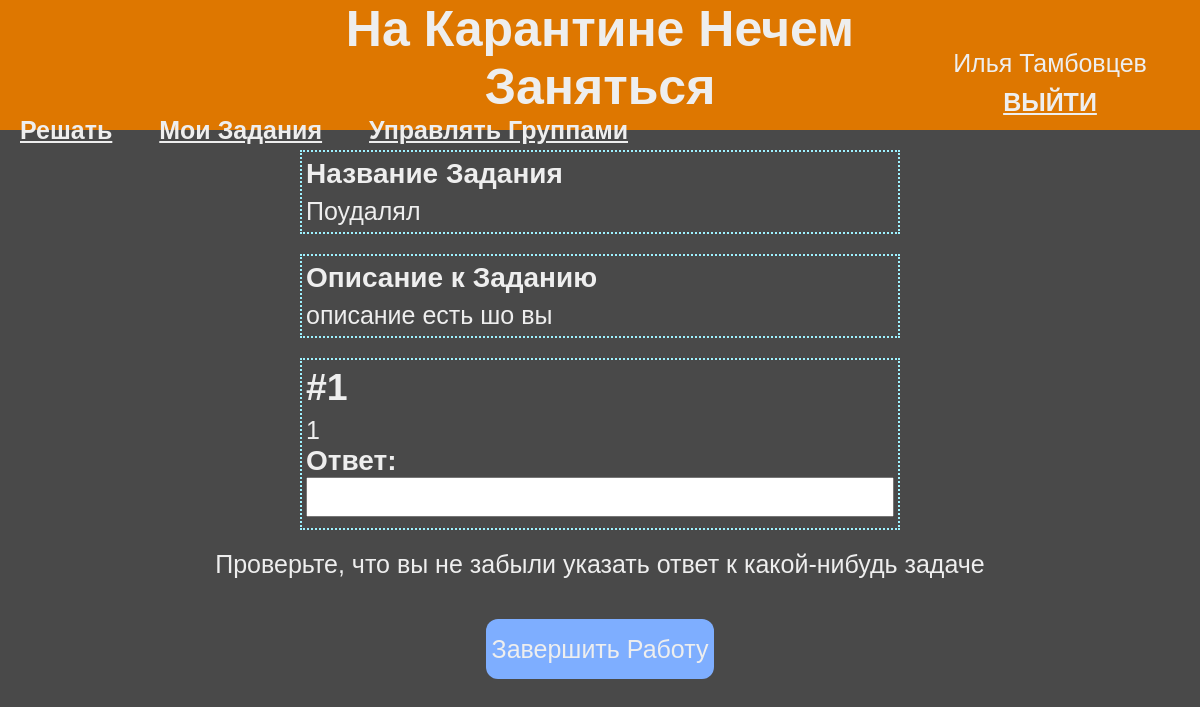
/solve/9 (signed in), run on the app's committed database.
### data/user.py (models this page shows, shortened)
class User(UserMixin, SerializerMixin, SqlAlchemyBase):
    __tablename__ = "users"
    id = sa.Column(sa.Integer,
                   primary_key=True,
                   autoincrement=True)
    name = sa.Column(sa.String)
    surname = sa.Column(sa.String)
    email = sa.Column(sa.String,
                      index=True,
                      unique=True)
    hashed_password = sa.Column(sa.String)
    tasks = sa.orm.relationship("Task",
                                backref="user",
                                lazy="subquery")
    solutions = sa.orm.relationship("Solution",
                                    backref="user",
                                    lazy="subquery")
    deadlines = sa.orm.relationship("Deadline",
                                    backref="user",
                                    lazy="subquery")
    @property
    def full_name(self):
        return " ".join([self.name, self.surname])

### data/task.py (models this page shows, shortened)
class Task(SqlAlchemyBase, SerializerMixin):
    __tablename__ = "tasks"
    id = sa.Column(sa.Integer,
                   primary_key=True,
                   autoincrement=True)
    name = sa.Column(sa.String, default="Задание Без Названия")
    created_time = sa.Column(sa.DateTime,
                             default=datetime.datetime.now)
    description = sa.Column(sa.String, default="""Описания нет :-( <br/>
                                                  Должно быть вы знаете, что делать""")
    user_id = sa.Column(sa.Integer, sa.ForeignKey("users.id"))
    deadlines = sa.orm.relationship("Deadline",
                                    backref="task",
                                    lazy="subquery")
    problems = sa.orm.relationship("Problem",
                                    backref="task",
                                    lazy="subquery")

### main.py (the view, shortened to what this page needs)
@app.route("/solve/<int:dl_id>", methods=["GET", "POST"])
def solve(dl_id):
    if request.method == "GET":
        sql = db.create_session()
        dl = sql.query(db.Deadline).get(dl_id)
        task = dl.task
        if task is None:
            return render_template("solve.html", problems=[], data=None)
        problems = []
        for p in task.problems:
            p_data = p.to_dict(only=("id", "text"))
            problems.append(p_data)
        data = task.to_dict(only=("description", "name"))
        sql.close()
        return render_template("solve.html", problems=problems, data=data)

### data/db_session.py (called while the page is built)
def create_session() -> Session:
    global __factory
    return __factory()

### main.py (called while the page is built)
@login_manager.user_loader
def load_user(user_id):
    sql = db.create_session()
    return sql.query(db.User).get(user_id)

### templates/solve.html (shortened to what this page needs)
{% extends "/j2/base.j2" %}
{% block head %}
<link rel="stylesheet" type="text/css" href="/static/css/taskNgroup.css">
<link rel="stylesheet" type="text/css" href="/static/css/manageTask.css">
{% endblock %}
{% block body_content %}
	<form class="baseform" method="post">
		<div class="container">
			{% if data is not none %}
				<div class="item">
					<label class="itemTitle">Название Задания</label>
					<label class="current">{{ data['name'] }}</label>
				</div>
				<div class="item">
					<label class="itemTitle">Описание к Заданию</label>
					<label class="current">{{ data['description']|safe }}</label>
				</div>
			{% endif %}
			{% if problems|length() != 0 %}
				<div id="problems" class="container">
					{% for p in problems %}
						<div class="item">
							<h2>#{{ loop.index }}</h2>
							<p class="current para">
								{{ p['text']|safe }}
							</p>
							<div class="ans">
								<label class="itemTitle">Ответ:</label>
							</div>
							<input class="fieldInput" type="text" name="{{ p['id'] }}">
						</div>
					{% endfor %}
				</div>
				<p class="attention">Проверьте, что вы не забыли указать ответ к какой-нибудь задаче</p>
				<button class="submitBtn">Завершить Работу</button>
			{% else %}
				<div id="problems" class="container"></div>
				<div class="container">
					<h5 class="listEmpty">Задач нет</h5>
				</div>
			{% endif %}
		</div>
	</form>
{% endblock %}

### templates/j2/base.j2 (shortened to what this page needs)
<!DOCTYPE html>
<html lang="en" dir="ltr">
<head>
    <link rel="stylesheet" type="text/css" href="/static/css/master.css">
    {% block head %}{% endblock %}
</head>
<body>
    <header id="base_header">
        <h1 id="headline">На Карантине Нечем Заняться</h1>
        {% if current_user.is_authenticated %}
            <nav id="session">
                    <p id="username">{{ current_user.full_name }}</p>
                    <a id="logout" href="/logout">ВЫЙТИ</a>
            </nav>
            <nav id="links">
                <a href="/">Решать</a>
                <a href="/usertasks">Мои Задания</a>
                <a href="/usergroups">Управлять Группами</a>
            </nav>
        {% endif %}
    </header>
    {% block body_content %}{% endblock %}
</body>
</html>

### static/css/master.css (style rules this page uses)
* { margin: 0; padding: 0; box-sizing: border-box; }
body { background-color: #494949; font-family: sans-serif; color: #eeeeee; font-size: 25px; margin-bottom: 40vh }
a { color: inherit; font-weight: bold; }
.container { display: flex; flex-direction: column; align-items: center; width: 100%; }
#base_header { height: 130px; margin-bottom: 20px; background-color: #de7700; display: grid; grid-template-columns: 1fr 2fr 1fr; grid-template-rows: 2fr 1fr; grid-template-areas: ". headline session" "links links session"; }
#headline { grid-area: headline; text-align: center; }
#session { grid-area: session; display: flex; flex-direction: column; align-items: center; justify-content: center; }
#username { padding-bottom: 10px; }
#links { grid-area: links; padding-bottom: 20px; }
#links a { margin: 0 20px; }
.submitBtn { background-color: #7eaeff; color: inherit; border: 0; border-radius: 12px; padding: 9px 6px; height: 60px; align-self: center; font-size: 25px; }
.fieldInput { width: 100%; height: 40px; font-size: 25px; margin-bottom: 5px; }

### static/css/taskNgroup.css (style rules this page uses)
.item { display: flex; flex-direction: column; align-items: flex-start; width: 65%; margin-bottom: 20px; border: 2px dotted #9ef2ff; padding: 6px 4px; }
.itemTitle { font-weight: bold; font-size: 28px; }
.current { margin-top: 7px; }

### static/css/manageTask.css (style rules this page uses)
.ans { display: inline-block; }
.item { width: 50%; }
.submitBtn { margin-top: 40px; }

### data on the page
User: full_name "Илья Тамбовцев"
Task: name "Поудалял", description "описание есть шо вы"

### other printed values
{{ p['text']|safe }} "1"
